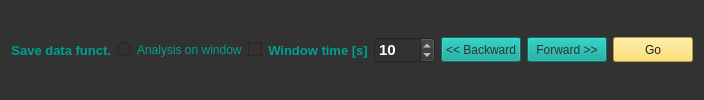
          <widget class="QWidget" name="menu" native="true">
           <property name="sizePolicy">
            <sizepolicy hsizetype="MinimumExpanding" vsizetype="Preferred">
             <horstretch>0</horstretch>
             <verstretch>0</verstretch>
            </sizepolicy>
           </property>
           <property name="styleSheet">
            <string notr="true">background-color: rgb(50, 50, 50);</string>
           </property>
           <layout class="QGridLayout" name="gridLayout">
            <item row="0" column="5">
             <widget class="QPushButton" name="bt_go">
              <property name="minimumSize">
               <size>
                <width>0</width>
                <height>25</height>
               </size>
              </property>
              <property name="styleSheet">
               <string notr="true">QPushButton {
	background-color: rgb(255, 217, 79);
	font: 700 10pt &quot;Segoe UI&quot;;
	
	color: rgb(33, 33, 33);
}


QPushButton:hover {
	
	background-color: rgb(33, 33, 33);
	font: 700 10pt &quot;Segoe UI&quot;;
	color: rgb(39, 152, 186);
}</string>
              </property>
              <property name="text">
               <string>Go</string>
              </property>
             </widget>
            </item>
            <item row="0" column="4">
             <widget class="QPushButton" name="btn_avanzar">
              <property name="minimumSize">
               <size>
                <width>0</width>
                <height>25</height>
               </size>
              </property>
              <property name="styleSheet">
               <string notr="true">QPushButton {
	
	
	background-color: rgb(0, 159, 147);
	font: 700 10pt &quot;Segoe UI&quot;;
	color: rgb(50, 50, 50);
}

QPushButton:hover {
	
	background-color: rgb(33, 33, 33);
	font: 700 10pt &quot;Segoe UI&quot;;
	color: rgb(39, 152, 186);
}</string>
              </property>
              <property name="text">
               <string>Forward &gt;&gt;</string>
              </property>
             </widget>
            </item>
            <item row="0" column="3">
             <widget class="QPushButton" name="btn_retroceder">
              <property name="minimumSize">
               <size>
                <width>0</width>
                <height>25</height>
               </size>
              </property>
              <property name="styleSheet">
               <string notr="true">QPushButton {
	
	
	background-color: rgb(0, 159, 147);
	font: 700 10pt &quot;Segoe UI&quot;;
	color: rgb(50, 50, 50);
}

QPushButton:hover {
	
	background-color: rgb(33, 33, 33);
	font: 700 10pt &quot;Segoe UI&quot;;
	color: rgb(39, 152, 186);
}</string>
              </property>
              <property name="text">
               <string>&lt;&lt; Backward</string>
              </property>
             </widget>
            </item>
            <item row="0" column="0">
             <layout class="QHBoxLayout" name="horizontalLayout_22">
              <item>
               <layout class="QVBoxLayout" name="verticalLayout_2">
                <item>
                 <widget class="QLabel" name="window_time_label_3">
                  <property name="palette">
                   <palette>
                    <active>
                     <colorrole role="WindowText">
                      <brush brushstyle="SolidPattern">
                       <color alpha="255">
                        <red>39</red>
                        <green>152</green>
                        <blue>186</blue>
                       </color>
                      </brush>
                     </colorrole>
                     <colorrole role="Button">
                      <brush brushstyle="SolidPattern">
                       <color alpha="255">
                        <red>50</red>
                        <green>50</green>
                        <blue>50</blue>
                       </color>
                      </brush>
                     </colorrole>
                     <colorrole role="Text">
                      <brush brushstyle="SolidPattern">
                       <color alpha="255">
                        <red>0</red>
                        <green>159</green>
                        <blue>147</blue>
                       </color>
                      </brush>
                     </colorrole>
                     <colorrole role="ButtonText">
                      <brush brushstyle="SolidPattern">
                       <color alpha="255">
                        <red>0</red>
                        <green>159</green>
                        <blue>147</blue>
                       </color>
                      </brush>
                     </colorrole>
                     <colorrole role="Base">
                      <brush brushstyle="SolidPattern">
                       <color alpha="255">
                        <red>50</red>
                        <green>50</green>
                        <blue>50</blue>
                       </color>
                      </brush>
                     </colorrole>
                     <colorrole role="Window">
                      <brush brushstyle="SolidPattern">
                       <color alpha="255">
                        <red>50</red>
                        <green>50</green>
                        <blue>50</blue>
                       </color>
                      </brush>
                     </colorrole>
                     <colorrole role="PlaceholderText">
                      <brush brushstyle="SolidPattern">
                       <color alpha="128">
                        <red>0</red>
                        <green>159</green>
                        <blue>147</blue>
                       </color>
                      </brush>
                     </colorrole>
                    </active>
                    <inactive>
                     <colorrole role="WindowText">
                      <brush brushstyle="SolidPattern">
                       <color alpha="255">
                        <red>39</red>
                        <green>152</green>
                        <blue>186</blue>
                       </color>
                      </brush>
                     </colorrole>
                     <colorrole role="Button">
                      <brush brushstyle="SolidPattern">
                       <color alpha="255">
                        <red>50</red>
                        <green>50</green>
                        <blue>50</blue>
                       </color>
                      </brush>
                     </colorrole>
                     <colorrole role="Text">
                      <brush brushstyle="SolidPattern">
                       <color alpha="255">
                        <red>0</red>
                        <green>159</green>
                        <blue>147</blue>
                       </color>
                      </brush>
                     </colorrole>
                     <colorrole role="ButtonText">
                      <brush brushstyle="SolidPattern">
                       <color alpha="255">
                        <red>0</red>
                        <green>159</green>
                        <blue>147</blue>
                       </color>
                      </brush>
                     </colorrole>
                     <colorrole role="Base">
                      <brush brushstyle="SolidPattern">
                       <color alpha="255">
                        <red>50</red>
                        <green>50</green>
                        <blue>50</blue>
                       </color>
                      </brush>
                     </colorrole>
                     <colorrole role="Window">
                      <brush brushstyle="SolidPattern">
                       <color alpha="255">
                        <red>50</red>
                        <green>50</green>
                        <blue>50</blue>
                       </color>
                      </brush>
                     </colorrole>
                     <colorrole role="PlaceholderText">
                      <brush brushstyle="SolidPattern">
                       <color alpha="128">
                        <red>0</red>
                        <green>159</green>
                        <blue>147</blue>
                       </color>
                      </brush>
                     </colorrole>
                    </inactive>
                    <disabled>
                     <colorrole role="WindowText">
                      <brush brushstyle="SolidPattern">
                       <color alpha="255">
                        <red>120</red>
                        <green>120</green>
                        <blue>120</blue>
                       </color>
                      </brush>
                     </colorrole>
                     <colorrole role="Button">
                      <brush brushstyle="SolidPattern">
                       <color alpha="255">
                        <red>50</red>
                        <green>50</green>
                        <blue>50</blue>
                       </color>
                      </brush>
                     </colorrole>
                     <colorrole role="Text">
                      <brush brushstyle="SolidPattern">
                       <color alpha="255">
                        <red>0</red>
                        <green>159</green>
                        <blue>147</blue>
                       </color>
                      </brush>
                     </colorrole>
                     <colorrole role="ButtonText">
                      <brush brushstyle="SolidPattern">
                       <color alpha="255">
                        <red>0</red>
                        <green>159</green>
                        <blue>147</blue>
                       </color>
                      </brush>
                     </colorrole>
                     <colorrole role="Base">
                      <brush brushstyle="SolidPattern">
                       <color alpha="255">
                        <red>50</red>
                        <green>50</green>
                        <blue>50</blue>
                       </color>
                      </brush>
                     </colorrole>
                     <colorrole role="Window">
                      <brush brushstyle="SolidPattern">
                       <color alpha="255">
                        <red>50</red>
                        <green>50</green>
                        <blue>50</blue>
                       </color>
                      </brush>
                     </colorrole>
                     <colorrole role="PlaceholderText">
                      <brush brushstyle="SolidPattern">
                       <color alpha="128">
                        <red>0</red>
                        <green>159</green>
                        <blue>147</blue>
                       </color>
                      </brush>
                     </colorrole>
                    </disabled>
                   </palette>
                  </property>
                  <property name="font">
                   <font>
                    <family>Segoe UI</family>
                    <pointsize>10</pointsize>
                    <italic>false</italic>
                    <bold>true</bold>
                   </font>
                  </property>
                  <property name="styleSheet">
                   <string notr="true">font: 700 10pt &quot;Segoe UI&quot;;
color: rgb(0, 159, 147);</string>
                  </property>
                  <property name="text">
                   <string>Save data funct.</string>
                  </property>
                  <property name="alignment">
                   <set>Qt::AlignRight|Qt::AlignTrailing|Qt::AlignVCenter</set>
                  </property>
                 </widget>
                </item>
               </layout>
              </item>
              <item>
               <widget class="QRadioButton" name="save_function">
                <property name="text">
                 <string/>
                </property>
               </widget>
              </item>
             </layout>
            </item>
            <item row="0" column="2">
             <layout class="QHBoxLayout" name="horizontalLayout_wt">
              <item>
               <widget class="QLabel" name="window_time_label">
                <property name="palette">
                 <palette>
                  <active>
                   <colorrole role="WindowText">
                    <brush brushstyle="SolidPattern">
                     <color alpha="255">
                      <red>39</red>
                      <green>152</green>
                      <blue>186</blue>
                     </color>
                    </brush>
                   </colorrole>
                   <colorrole role="Button">
                    <brush brushstyle="SolidPattern">
                     <color alpha="255">
                      <red>50</red>
                      <green>50</green>
                      <blue>50</blue>
                     </color>
                    </brush>
                   </colorrole>
                   <colorrole role="Text">
                    <brush brushstyle="SolidPattern">
                     <color alpha="255">
                      <red>0</red>
                      <green>159</green>
                      <blue>147</blue>
                     </color>
                    </brush>
                   </colorrole>
                   <colorrole role="ButtonText">
                    <brush brushstyle="SolidPattern">
                     <color alpha="255">
                      <red>0</red>
                      <green>159</green>
                      <blue>147</blue>
                     </color>
                    </brush>
                   </colorrole>
                   <colorrole role="Base">
                    <brush brushstyle="SolidPattern">
                     <color alpha="255">
                      <red>50</red>
                      <green>50</green>
                      <blue>50</blue>
                     </color>
                    </brush>
                   </colorrole>
                   <colorrole role="Window">
                    <brush brushstyle="SolidPattern">
                     <color alpha="255">
                      <red>50</red>
                      <green>50</green>
                      <blue>50</blue>
                     </color>
                    </brush>
                   </colorrole>
                   <colorrole role="PlaceholderText">
                    <brush brushstyle="SolidPattern">
                     <color alpha="128">
                      <red>0</red>
                      <green>159</green>
                      <blue>147</blue>
                     </color>
                    </brush>
                   </colorrole>
                  </active>
                  <inactive>
                   <colorrole role="WindowText">
                    <brush brushstyle="SolidPattern">
                     <color alpha="255">
                      <red>39</red>
                      <green>152</green>
                      <blue>186</blue>
                     </color>
                    </brush>
                   </colorrole>
                   <colorrole role="Button">
                    <brush brushstyle="SolidPattern">
                     <color alpha="255">
                      <red>50</red>
                      <green>50</green>
                      <blue>50</blue>
                     </color>
                    </brush>
                   </colorrole>
                   <colorrole role="Text">
                    <brush brushstyle="SolidPattern">
                     <color alpha="255">
                      <red>0</red>
                      <green>159</green>
                      <blue>147</blue>
                     </color>
                    </brush>
                   </colorrole>
                   <colorrole role="ButtonText">
                    <brush brushstyle="SolidPattern">
                     <color alpha="255">
                      <red>0</red>
                      <green>159</green>
                      <blue>147</blue>
                     </color>
                    </brush>
                   </colorrole>
                   <colorrole role="Base">
                    <brush brushstyle="SolidPattern">
                     <color alpha="255">
                      <red>50</red>
                      <green>50</green>
                      <blue>50</blue>
                     </color>
                    </brush>
                   </colorrole>
                   <colorrole role="Window">
                    <brush brushstyle="SolidPattern">
                     <color alpha="255">
                      <red>50</red>
                      <green>50</green>
                      <blue>50</blue>
                     </color>
                    </brush>
                   </colorrole>
                   <colorrole role="PlaceholderText">
                    <brush brushstyle="SolidPattern">
                     <color alpha="128">
                      <red>0</red>
                      <green>159</green>
                      <blue>147</blue>
                     </color>
                    </brush>
                   </colorrole>
                  </inactive>
                  <disabled>
                   <colorrole role="WindowText">
                    <brush brushstyle="SolidPattern">
                     <color alpha="255">
                      <red>120</red>
                      <green>120</green>
                      <blue>120</blue>
                     </color>
                    </brush>
                   </colorrole>
                   <colorrole role="Button">
                    <brush brushstyle="SolidPattern">
                     <color alpha="255">
                      <red>50</red>
                      <green>50</green>
                      <blue>50</blue>
                     </color>
                    </brush>
                   </colorrole>
                   <colorrole role="Text">
                    <brush brushstyle="SolidPattern">
                     <color alpha="255">
                      <red>0</red>
                      <green>159</green>
                      <blue>147</blue>
                     </color>
                    </brush>
                   </colorrole>
                   <colorrole role="ButtonText">
                    <brush brushstyle="SolidPattern">
                     <color alpha="255">
                      <red>0</red>
                      <green>159</green>
                      <blue>147</blue>
                     </color>
                    </brush>
                   </colorrole>
                   <colorrole role="Base">
                    <brush brushstyle="SolidPattern">
                     <color alpha="255">
                      <red>50</red>
                      <green>50</green>
                      <blue>50</blue>
                     </color>
                    </brush>
                   </colorrole>
                   <colorrole role="Window">
                    <brush brushstyle="SolidPattern">
                     <color alpha="255">
                      <red>50</red>
                      <green>50</green>
                      <blue>50</blue>
                     </color>
                    </brush>
                   </colorrole>
                   <colorrole role="PlaceholderText">
                    <brush brushstyle="SolidPattern">
                     <color alpha="128">
                      <red>0</red>
                      <green>159</green>
                      <blue>147</blue>
                     </color>
                    </brush>
                   </colorrole>
                  </disabled>
                 </palette>
                </property>
                <property name="font">
                 <font>
                  <family>Segoe UI</family>
                  <pointsize>10</pointsize>
                  <italic>false</italic>
                  <bold>true</bold>
                 </font>
                </property>
                <property name="styleSheet">
                 <string notr="true">font: 700 10pt &quot;Segoe UI&quot;;
color: rgb(0, 159, 147);</string>
                </property>
                <property name="text">
                 <string>Window time [s]</string>
                </property>
                <property name="alignment">
                 <set>Qt::AlignCenter</set>
                </property>
               </widget>
              </item>
              <item>
               <widget class="QSpinBox" name="window_time">
                <property name="font">
                 <font>
                  <family>Segoe UI</family>
                  <pointsize>11</pointsize>
                  <italic>false</italic>
                  <bold>true</bold>
                 </font>
                </property>
                <property name="styleSheet">
                 <string notr="true">font: 700 11pt &quot;Segoe UI&quot;;
color: rgb(255, 255, 255);</string>
                </property>
                <property name="maximum">
                 <number>1000</number>
                </property>
                <property name="value">
                 <number>10</number>
                </property>
               </widget>
              </item>
             </layout>
            </item>
            <item row="0" column="1">
             <layout class="QHBoxLayout" name="horizontalLayout_3">
              <item>
               <widget class="QLabel" name="label">
                <property name="styleSheet">
                 <string notr="true">font: 700 10pt &quot;Segoe UI&quot;;
color: rgb(0, 159, 147);</string>
                </property>
                <property name="text">
                 <string>Analysis on window</string>
                </property>
               </widget>
              </item>
              <item>
               <widget class="QCheckBox" name="analysis_on_window_function">
                <property name="text">
                 <string/>
                </property>
               </widget>
              </item>
             </layout>
            </item>
           </layout>
          </widget>
